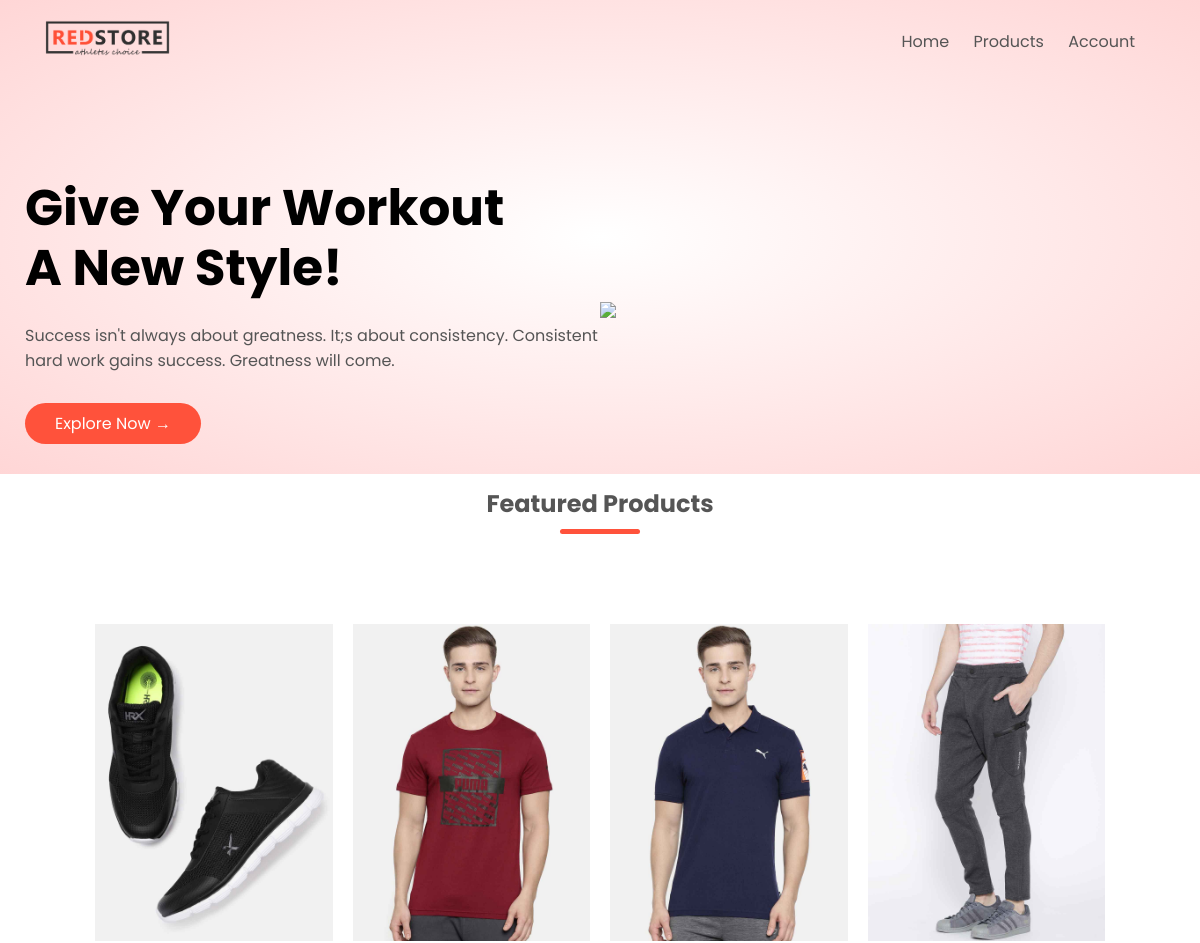
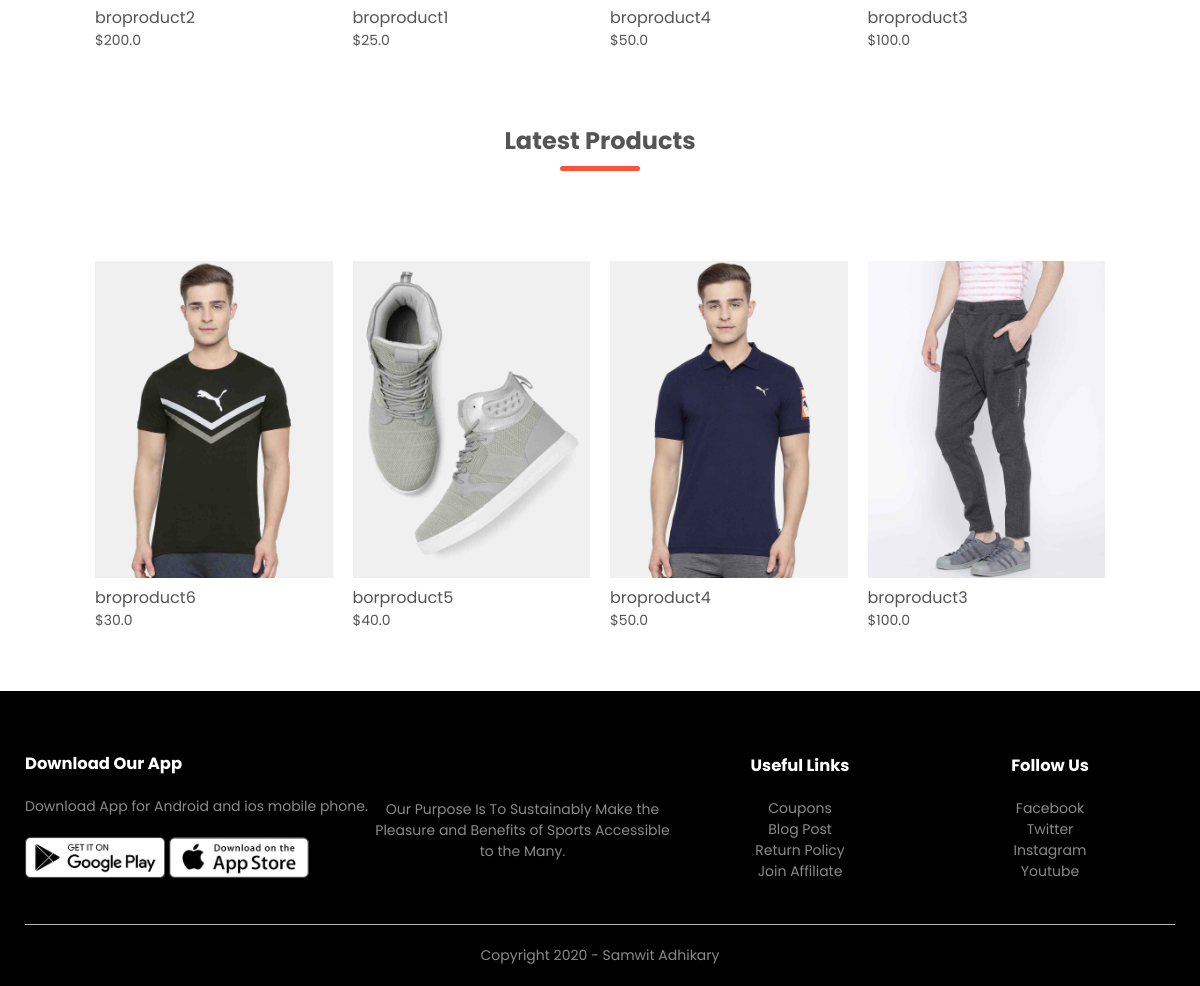
The page / on the database its author committed (2 pictures, top to bottom).
### products/models.py (models this page shows, shortened)
class Product(models.Model):
    LIVE = 1
    DELETE = 0
    DELETE_CHOICES = ((LIVE,'Live'),(DELETE,'Delete'))
    title = models.CharField(max_length=200)
    price = models.FloatField()
    description = models.TextField()
    image = models.ImageField(upload_to='media/')
    priority = models.IntegerField(default=0)
    delete_status = models.IntegerField(choices=DELETE_CHOICES,default=LIVE)
    created_at = models.DateTimeField(auto_now_add=True)
    updated_at = models.DateTimeField(auto_now=True)

### products/views.py (the view)
# urls.py: path('', views.index, name='home'),
def index(request):
    featured_products = Product.objects.order_by('priority')[:4]
    latest_products = Product.objects.order_by('-id')[:4]
    context = {
        'featured_products': featured_products,
        'latest_products': latest_products
    }
    return render(request, 'index.html',context)

### templates/index.html
{% extends 'blank_layout.html' %}
{% block banner %}
    {% include 'banner_layout.html' %}
{% endblock banner %}
{% block content %}
    {% include 'home_page_content.html' %}
{% endblock content %}

### templates/home_page_content.html
{%load static %}
    <div class="small-container">
        <h2 class="title">Featured Products</h2>
        <div class="row">
            {% for product in featured_products %}
            <div class="col-4">
                <a href="{% url 'detail_product' product.id %}"><img src="{{product.image.url}}"></a>
                <h4>{{product.title}}</h4>
                <p>${{product.price}}</p>
            </div>
            {% endfor %}
        </div>
        <h2 class="title">Latest Products</h2>
        <div class="row">
            {% for product in latest_products %}
            <div class="col-4">
                <a href="{% url 'detail_product' product.id %}"><img src="{{product.image.url}}"></a>
                <h4>{{product.title}}</h4>
                <p>${{product.price}}</p>
            </div>
            {% endfor %}
        </div>
    </div>

### static/css/style.css (style rules this page uses)
* { margin: 0; padding: 0; box-sizing: border-box; }
body { font-family: 'Poppins', sans-serif; }
a { text-decoration: none; color: #555; }
p { color: #555; }
.row { display: flex; align-items: center; flex-wrap: wrap; justify-content: space-around; }
.small-container { max-width: 1080px; margin: auto; padding-left: 25px; padding-right: 25px; }
.col-4 { flex-basis: 25%; padding: 10px; min-width: 200px; margin-bottom: 50px; transition: transform 0.5s; }
.col-4 img { width: 100%; }
.title { text-align: center; margin: 0 auto 80px; position: relative; line-height: 60px; color: #555; }
.title::after { content: ''; background: #ff523b; width: 80px; height: 5px; border-radius: 5px; position: absolute; bottom: 0; left: 50%; transform: translateX(-50%); }
h4 { color: #555; font-weight: normal; }
.col-4 p { font-size: 14px; }

### rows shown on the page
Product: image (picture), title "broproduct2", price "200.0"
Product: image (picture), title "broproduct1", price "25.0"
Product: image (picture), title "broproduct4", price "50.0"
Product: image (picture), title "broproduct3", price "100.0"
Product: image (picture), title "broproduct6", price "30.0"
Product: image (picture), title "borproduct5", price "40.0"
